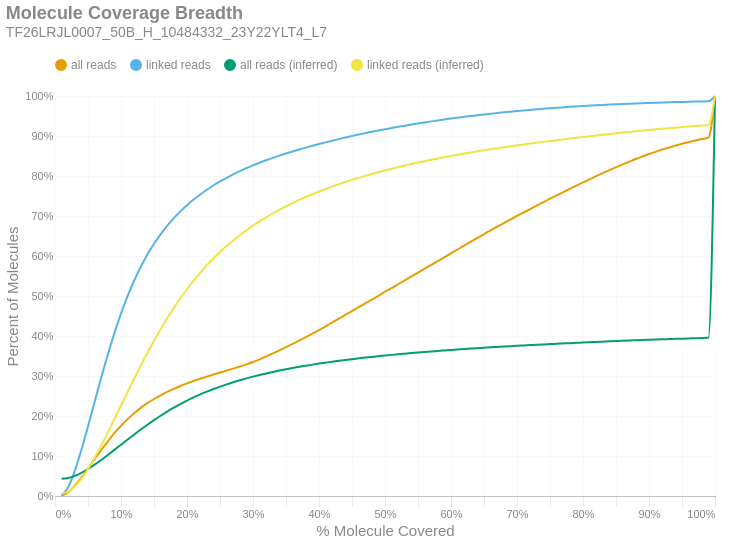

The notebook cell this image was saved under:
### Markdown cell above
### Molecule Read Coverage
This chart shows molecule coverage breadth as computed by the number of bases aligned to that molecule. In other words, "*how much of each unique long molecule is actually sequenced/aligned?*" Keep in mind there is a distinction between sequences and alignments, since some sequences belonging to a particular molecule may not align well and wouldn't appear in the alignment data. This chart also shows molecule coverage breadth as computed by the *inferred fragment* from which the aligned sequences originate. Unlike read coverage, this calculation takes into account the total insert size, including unsequenced gaps between the forward and reverse reads. Like the previous figures, these are cumulative percents.

### Code cell
if SKIPLR:
    print_html(f"Skipped")
else:
    binned_df = consolidated_hist(valids['coverage_bp'], mask, 0.01, True)
    binned_df_inf = consolidated_hist(valids['coverage_inserts'], mask, 0.01, True)
    binned_df = binned_df.with_columns(pl.lit(binned_df_inf['all reads (cumsum)']).alias('all reads (inferred)'))
    binned_df = binned_df.with_columns(pl.lit(binned_df_inf['linked reads (cumsum)']).alias('linked reads (inferred)'))
    binned_df = binned_df.with_columns(
        (pl.col('bin').cast(pl.Float64) + 0.01).alias('right_edge')
    )

    with SafeRender(binned_df):
        (
            density_plot(binned_df, 'Molecule Coverage Breadth', samplename, 'molcov', ['all reads (inferred)','linked reads (inferred)'])
            .encode(
                #x=alt.X('bin:Q', title="% Molecule Covered").axis(format = '%').scale(padding=0),
                x=alt.X('right_edge:Q', title="% Molecule Covered").axis(format='%').scale(padding=0),
                y=alt.Y('value:Q', title='Percent of Molecules')
                    .axis(format='%')
                    .stack(False)
                    .scale(domainMin=0, padding=0),
                color=alt.Color("key:N").scale(domain = ["all reads", "linked reads", "all reads (inferred)", "linked reads (inferred)"]),
                tooltip = [
                    alt.Tooltip("key:N", title = "Data Type"),
                    alt.Tooltip("range_label:N", title="% Molecule Covered"),
                    alt.Tooltip("value:Q", format = ".2%", title="% Molecules")
                ]
            )
        ).display()

### Figure 1 — Vega-Lite specification as saved in the notebook (floating-point values rounded to 4 significant figures)
{"width": "container", "height": 400, "config": {"title": {"anchor": "start", "dy": -15, "fontSize": 18, "color": "#888888", "subtitleColor": "#888888", "subtitleFontSize": 14}, "arc": {"fill": "#0072B2"}, "axis": {"domainColor": "#888888", "domainWidth": 0.5, "gridWidth": 0.2, "grid": false, "titleFontWeight": 400, "titleFontSize": 15, "labelFontSize": 11, "labelColor": "#888888", "tickColor": "#888888", "tickWidth": 0.2, "titleColor": "#888888"}, "axisBand": {"grid": false}, "axisX": {"grid": true, "tickSize": 10, "domainCap": "round"}, "axisY": {"domain": false, "grid": true, "tickSize": 0, "domainCap": "round"}, "background": "transparent", "header": {"labelFontSize": 15, "labelColor": "#888888", "titleFontSize": 15, "titleFontWeight": 600, "titleColor": "#888888"}, "legend": {"labelFont": "sans-serif", "labelFontSize": 12, "labelColor": "#888888", "symbolSize": 100, "symbolType": "circle", "titleFontSize": 12, "titlePadding": 10, "titleColor": "#888888", "title": null, "orient": "top"}, "range": {"category": ["#E69F00", "#56B4E9", "#009E73", "#F0E442", "#0072B2", "#D55E00", "#CC79A7", "#000000"], "diverging": ["#cfe8f3", "#a2d4ec", "#73bfe2", "#46abdb", "#1696d2", "#12719e"]}, "area": {"fill": "#0072B2", "fillOpacity": 0.7, "line": true, "strokeOpacity": 0.7}, "line": {"color": "#0072B2", "stroke": "#0072B2", "strokeWidth": 2}, "trail": {"color": "#0072B2", "stroke": "#0072B2", "strokeWidth": 0, "size": 1}, "point": {"filled": true, "fillOpacity": 1.0, "size": 95}, "text": {"color": "#888888", "fontSize": 11, "align": "right", "fontWeight": 400, "size": 11}, "bar": {"fill": "#0072B2", "stroke": null}, "view": {"stroke": null, "continuousWidth": 660, "continuousHeight": 400}}, "data": {"name": "data-8f637fcf31e15fb6742ceb578bc5b1f3"}, "mark": {"type": "line", "interpolate": "monotone", "point": {"opacity": 0, "size": 275}}, "encoding": {"color": {"field": "key", "scale": {"domain": ["all reads", "linked reads", "all reads (inferred)", "linked reads (inferred)"]}, "type": "nominal"}, "tooltip": [{"field": "key", "title": "Data Type", "type": "nominal"}, {"field": "range_label", "title": "% Molecule Covered", "type": "nominal"}, {"field": "value", "format": ".2%", "title": "% Molecules", "type": "quantitative"}], "x": {"axis": {"format": "%"}, "field": "right_edge", "scale": {"padding": 0}, "title": "% Molecule Covered", "type": "quantitative"}, "y": {"axis": {"format": "%"}, "field": "value", "scale": {"domainMin": 0, "padding": 0}, "stack": false, "title": "Percent of Molecules", "type": "quantitative"}}, "params": [{"name": "param_c36ac31b6afebe62", "select": {"type": "point", "fields": ["key"]}, "bind": "legend"}], "title": {"text": "Molecule Coverage Breadth", "subtitle": "TF26LRJL0007_50B_H_10484332_23Y22YLT4_L7"}, "transform": [{"fold": ["all reads (cumsum)", "linked reads (cumsum)", "all reads (inferred)", "linked reads (inferred)"]}, {"calculate": "replace(datum.key, ' (cumsum)', '')", "as": "key"}, {"filter": {"param": "param_c36ac31b6afebe62"}}], "usermeta": {"embedOptions": {"downloadFileName": "TF26LRJL0007_50B_H_10484332_23Y22YLT4_L7.molcov"}}, "$schema": "https://vega.github.io/schema/vega-lite/v6.4.1.json", "datasets": {"data-8f637fcf31e15fb6742ceb578bc5b1f3": [{"bin": "0.0", "interval": "0.0-0.01", "all reads": 0.0008611, "linked reads": 0.001402, "all reads (cumsum)": 0.0008611, "linked reads (cumsum)": 0.001402, "range_label": "0.0-0.01", "all reads (inferred)": 0.04283, "linked reads (inferred)": 0.006578, "right_edge": 0.01}, {"bin": "0.01", "interval": "0.01-0.02", "all reads": 0.008777, "linked reads": 0.02056, "all reads (cumsum)": 0.009638, "linked reads (cumsum)": 0.02196, "range_label": "0.01-0.02", "all reads (inferred)": 0.04511, "linked reads (inferred)": 0.01121, "right_edge": 0.02}, {"bin": "0.02", "interval": "0.02-0.03", "all reads": 0.01623, "linked reads": 0.04072, "all reads (cumsum)": 0.02586, "linked reads (cumsum)": 0.06268, "range_label": "0.02-0.03", "all reads (inferred)": 0.05031, "linked reads (inferred)": 0.02371, "right_edge": 0.03}, {"bin": "0.03", "interval": "0.03-0.04", "all reads": 0.02038, "linked reads": 0.05278, "all reads (cumsum)": 0.04624, "linked reads (cumsum)": 0.1155, "range_label": "0.03-0.04", "all reads (inferred)": 0.05798, "linked reads (inferred)": 0.04298, "right_edge": 0.04}, {"bin": "0.04", "interval": "0.04-0.05", "all reads": 0.02242, "linked reads": 0.0586, "all reads (cumsum)": 0.06866, "linked reads (cumsum)": 0.1741, "range_label": "0.04-0.05", "all reads (inferred)": 0.06755, "linked reads (inferred)": 0.06736, "right_edge": 0.05}, {"bin": "0.05", "interval": "0.05-0.06", "all reads": 0.02324, "linked reads": 0.06107, "all reads (cumsum)": 0.0919, "linked reads (cumsum)": 0.2351, "range_label": "0.05-0.06", "all reads (inferred)": 0.07834, "linked reads (inferred)": 0.09526, "right_edge": 0.06}, {"bin": "0.06", "interval": "0.06-0.07", "all reads": 0.02294, "linked reads": 0.06043, "all reads (cumsum)": 0.1148, "linked reads (cumsum)": 0.2956, "range_label": "0.06-0.07", "all reads (inferred)": 0.09013, "linked reads (inferred)": 0.126, "right_edge": 0.07}, {"bin": "0.07", "interval": "0.07-0.08", "all reads": 0.02195, "linked reads": 0.05793, "all reads (cumsum)": 0.1368, "linked reads (cumsum)": 0.3535, "range_label": "0.07-0.08", "all reads (inferred)": 0.1026, "linked reads (inferred)": 0.1586, "right_edge": 0.08}, {"bin": "0.08", "interval": "0.08-0.09", "all reads": 0.02033, "linked reads": 0.05364, "all reads (cumsum)": 0.1571, "linked reads (cumsum)": 0.4071, "range_label": "0.08-0.09", "all reads (inferred)": 0.1153, "linked reads (inferred)": 0.1921, "right_edge": 0.09}, {"bin": "0.09", "interval": "0.09-0.1", "all reads": 0.01847, "linked reads": 0.04867, "all reads (cumsum)": 0.1756, "linked reads (cumsum)": 0.4558, "range_label": "0.09-0.1", "all reads (inferred)": 0.1283, "linked reads (inferred)": 0.2262, "right_edge": 0.1}, {"bin": "0.1", "interval": "0.1-0.11", "all reads": 0.01665, "linked reads": 0.04384, "all reads (cumsum)": 0.1922, "linked reads (cumsum)": 0.4997, "range_label": "0.1-0.11", "all reads (inferred)": 0.1411, "linked reads (inferred)": 0.26, "right_edge": 0.11}, {"bin": "0.11", "interval": "0.11-0.12", "all reads": 0.01486, "linked reads": 0.03901, "all reads (cumsum)": 0.2071, "linked reads (cumsum)": 0.5387, "range_label": "0.11-0.12", "all reads (inferred)": 0.1539, "linked reads (inferred)": 0.2936, "right_edge": 0.12}, {"bin": "0.12", "interval": "0.12-0.13", "all reads": 0.01319, "linked reads": 0.03443, "all reads (cumsum)": 0.2203, "linked reads (cumsum)": 0.5731, "range_label": "0.12-0.13", "all reads (inferred)": 0.1662, "linked reads (inferred)": 0.3262, "right_edge": 0.13}, {"bin": "0.13", "interval": "0.13-0.14", "all reads": 0.01175, "linked reads": 0.03046, "all reads (cumsum)": 0.232, "linked reads (cumsum)": 0.6036, "range_label": "0.13-0.14", "all reads (inferred)": 0.1782, "linked reads (inferred)": 0.3579, "right_edge": 0.14}, {"bin": "0.14", "interval": "0.14-0.15", "all reads": 0.01046, "linked reads": 0.02692, "all reads (cumsum)": 0.2425, "linked reads (cumsum)": 0.6305, "range_label": "0.14-0.15", "all reads (inferred)": 0.1896, "linked reads (inferred)": 0.3881, "right_edge": 0.15}, {"bin": "0.15", "interval": "0.15-0.16", "all reads": 0.009355, "linked reads": 0.0238, "all reads (cumsum)": 0.2519, "linked reads (cumsum)": 0.6543, "range_label": "0.15-0.16", "all reads (inferred)": 0.2006, "linked reads (inferred)": 0.417, "right_edge": 0.16}, {"bin": "0.16", "interval": "0.16-0.17", "all reads": 0.00843, "linked reads": 0.02121, "all reads (cumsum)": 0.2603, "linked reads (cumsum)": 0.6755, "range_label": "0.16-0.17", "all reads (inferred)": 0.2109, "linked reads (inferred)": 0.4443, "right_edge": 0.17}, {"bin": "0.17", "interval": "0.17-0.18", "all reads": 0.007686, "linked reads": 0.01907, "all reads (cumsum)": 0.268, "linked reads (cumsum)": 0.6946, "range_label": "0.17-0.18", "all reads (inferred)": 0.2207, "linked reads (inferred)": 0.4702, "right_edge": 0.18}, {"bin": "0.18", "interval": "0.18-0.19", "all reads": 0.007039, "linked reads": 0.01709, "all reads (cumsum)": 0.275, "linked reads (cumsum)": 0.7117, "range_label": "0.18-0.19", "all reads (inferred)": 0.2298, "linked reads (inferred)": 0.4943, "right_edge": 0.19}, {"bin": "0.19", "interval": "0.19-0.2", "all reads": 0.006474, "linked reads": 0.01547, "all reads (cumsum)": 0.2815, "linked reads (cumsum)": 0.7271, "range_label": "0.19-0.2", "all reads (inferred)": 0.2383, "linked reads (inferred)": 0.5169, "right_edge": 0.2}, {"bin": "0.2", "interval": "0.2-0.21", "all reads": 0.005967, "linked reads": 0.01397, "all reads (cumsum)": 0.2874, "linked reads (cumsum)": 0.7411, "range_label": "0.2-0.21", "all reads (inferred)": 0.2464, "linked reads (inferred)": 0.5382, "right_edge": 0.21}, {"bin": "0.21", "interval": "0.21-0.22", "all reads": 0.005641, "linked reads": 0.01277, "all reads (cumsum)": 0.2931, "linked reads (cumsum)": 0.7539, "range_label": "0.21-0.22", "all reads (inferred)": 0.2539, "linked reads (inferred)": 0.5579, "right_edge": 0.22}, {"bin": "0.22", "interval": "0.22-0.23", "all reads": 0.005372, "linked reads": 0.01173, "all reads (cumsum)": 0.2985, "linked reads (cumsum)": 0.7656, "range_label": "0.22-0.23", "all reads (inferred)": 0.2609, "linked reads (inferred)": 0.5765, "right_edge": 0.23}, {"bin": "0.23", "interval": "0.23-0.24", "all reads": 0.00516, "linked reads": 0.01071, "all reads (cumsum)": 0.3036, "linked reads (cumsum)": 0.7763, "range_label": "0.23-0.24", "all reads (inferred)": 0.2674, "linked reads (inferred)": 0.5936, "right_edge": 0.24}, {"bin": "0.24", "interval": "0.24-0.25", "all reads": 0.005025, "linked reads": 0.01003, "all reads (cumsum)": 0.3086, "linked reads (cumsum)": 0.7863, "range_label": "0.24-0.25", "all reads (inferred)": 0.2735, "linked reads (inferred)": 0.6097, "right_edge": 0.25}, {"bin": "0.25", "interval": "0.25-0.26", "all reads": 0.004798, "linked reads": 0.009102, "all reads (cumsum)": 0.3134, "linked reads (cumsum)": 0.7954, "range_label": "0.25-0.26", "all reads (inferred)": 0.2791, "linked reads (inferred)": 0.6247, "right_edge": 0.26}, {"bin": "0.26", "interval": "0.26-0.27", "all reads": 0.004914, "linked reads": 0.00859, "all reads (cumsum)": 0.3184, "linked reads (cumsum)": 0.804, "range_label": "0.26-0.27", "all reads (inferred)": 0.2844, "linked reads (inferred)": 0.6386, "right_edge": 0.27}, {"bin": "0.27", "interval": "0.27-0.28", "all reads": 0.005204, "linked reads": 0.008036, "all reads (cumsum)": 0.3236, "linked reads (cumsum)": 0.8121, "range_label": "0.27-0.28", "all reads (inferred)": 0.2894, "linked reads (inferred)": 0.6517, "right_edge": 0.28}, {"bin": "0.28", "interval": "0.28-0.29", "all reads": 0.00553, "linked reads": 0.007438, "all reads (cumsum)": 0.3291, "linked reads (cumsum)": 0.8195, "range_label": "0.28-0.29", "all reads (inferred)": 0.2941, "linked reads (inferred)": 0.6641, "right_edge": 0.29}, {"bin": "0.29", "interval": "0.29-0.3", "all reads": 0.005983, "linked reads": 0.006971, "all reads (cumsum)": 0.3351, "linked reads (cumsum)": 0.8265, "range_label": "0.29-0.3", "all reads (inferred)": 0.2984, "linked reads (inferred)": 0.6756, "right_edge": 0.3}, {"bin": "0.3", "interval": "0.3-0.31", "all reads": 0.006611, "linked reads": 0.006556, "all reads (cumsum)": 0.3417, "linked reads (cumsum)": 0.833, "range_label": "0.3-0.31", "all reads (inferred)": 0.3026, "linked reads (inferred)": 0.6865, "right_edge": 0.31}, {"bin": "0.31", "interval": "0.31-0.32", "all reads": 0.007183, "linked reads": 0.006309, "all reads (cumsum)": 0.3489, "linked reads (cumsum)": 0.8393, "range_label": "0.31-0.32", "all reads (inferred)": 0.3064, "linked reads (inferred)": 0.6966, "right_edge": 0.32}, {"bin": "0.32", "interval": "0.32-0.33", "all reads": 0.007585, "linked reads": 0.005919, "all reads (cumsum)": 0.3565, "linked reads (cumsum)": 0.8453, "range_label": "0.32-0.33", "all reads (inferred)": 0.3101, "linked reads (inferred)": 0.7063, "right_edge": 0.33}, {"bin": "0.33", "interval": "0.33-0.34", "all reads": 0.007677, "linked reads": 0.005595, "all reads (cumsum)": 0.3641, "linked reads (cumsum)": 0.8509, "range_label": "0.33-0.34", "all reads (inferred)": 0.3136, "linked reads (inferred)": 0.7154, "right_edge": 0.34}, {"bin": "0.34", "interval": "0.34-0.35", "all reads": 0.007906, "linked reads": 0.005362, "all reads (cumsum)": 0.372, "linked reads (cumsum)": 0.8562, "range_label": "0.34-0.35", "all reads (inferred)": 0.3169, "linked reads (inferred)": 0.7241, "right_edge": 0.35}, {"bin": "0.35", "interval": "0.35-0.36", "all reads": 0.00818, "linked reads": 0.005149, "all reads (cumsum)": 0.3802, "linked reads (cumsum)": 0.8614, "range_label": "0.35-0.36", "all reads (inferred)": 0.32, "linked reads (inferred)": 0.7322, "right_edge": 0.36}, {"bin": "0.36", "interval": "0.36-0.37", "all reads": 0.008376, "linked reads": 0.004903, "all reads (cumsum)": 0.3886, "linked reads (cumsum)": 0.8663, "range_label": "0.36-0.37", "all reads (inferred)": 0.323, "linked reads (inferred)": 0.7401, "right_edge": 0.37}, {"bin": "0.37", "interval": "0.37-0.38", "all reads": 0.008511, "linked reads": 0.004705, "all reads (cumsum)": 0.3971, "linked reads (cumsum)": 0.871, "range_label": "0.37-0.38", "all reads (inferred)": 0.3258, "linked reads (inferred)": 0.7474, "right_edge": 0.38}, {"bin": "0.38", "interval": "0.38-0.39", "all reads": 0.008738, "linked reads": 0.004546, "all reads (cumsum)": 0.4058, "linked reads (cumsum)": 0.8755, "range_label": "0.38-0.39", "all reads (inferred)": 0.3284, "linked reads (inferred)": 0.7544, "right_edge": 0.39}, {"bin": "0.39", "interval": "0.39-0.4", "all reads": 0.009066, "linked reads": 0.004446, "all reads (cumsum)": 0.4149, "linked reads (cumsum)": 0.88, "range_label": "0.39-0.4", "all reads (inferred)": 0.331, "linked reads (inferred)": 0.7612, "right_edge": 0.4}, {"bin": "0.4", "interval": "0.4-0.41", "all reads": 0.00925, "linked reads": 0.004135, "all reads (cumsum)": 0.4242, "linked reads (cumsum)": 0.8841, "range_label": "0.4-0.41", "all reads (inferred)": 0.3334, "linked reads (inferred)": 0.7675, "right_edge": 0.41}, {"bin": "0.41", "interval": "0.41-0.42", "all reads": 0.009589, "linked reads": 0.004086, "all reads (cumsum)": 0.4337, "linked reads (cumsum)": 0.8882, "range_label": "0.41-0.42", "all reads (inferred)": 0.3357, "linked reads (inferred)": 0.7736, "right_edge": 0.42}, {"bin": "0.42", "interval": "0.42-0.43", "all reads": 0.009596, "linked reads": 0.004007, "all reads (cumsum)": 0.4433, "linked reads (cumsum)": 0.8922, "range_label": "0.42-0.43", "all reads (inferred)": 0.338, "linked reads (inferred)": 0.7794, "right_edge": 0.43}, {"bin": "0.43", "interval": "0.43-0.44", "all reads": 0.009514, "linked reads": 0.003881, "all reads (cumsum)": 0.4529, "linked reads (cumsum)": 0.8961, "range_label": "0.43-0.44", "all reads (inferred)": 0.3401, "linked reads (inferred)": 0.7849, "right_edge": 0.44}, {"bin": "0.44", "interval": "0.44-0.45", "all reads": 0.009608, "linked reads": 0.003767, "all reads (cumsum)": 0.4625, "linked reads (cumsum)": 0.8998, "range_label": "0.44-0.45", "all reads (inferred)": 0.3422, "linked reads (inferred)": 0.7904, "right_edge": 0.45}, {"bin": "0.45", "interval": "0.45-0.46", "all reads": 0.009529, "linked reads": 0.00366, "all reads (cumsum)": 0.472, "linked reads (cumsum)": 0.9035, "range_label": "0.45-0.46", "all reads (inferred)": 0.3441, "linked reads (inferred)": 0.7954, "right_edge": 0.46}, {"bin": "0.46", "interval": "0.46-0.47", "all reads": 0.009424, "linked reads": 0.00348, "all reads (cumsum)": 0.4814, "linked reads (cumsum)": 0.907, "range_label": "0.46-0.47", "all reads (inferred)": 0.346, "linked reads (inferred)": 0.8003, "right_edge": 0.47}, {"bin": "0.47", "interval": "0.47-0.48", "all reads": 0.009627, "linked reads": 0.003408, "all reads (cumsum)": 0.491, "linked reads (cumsum)": 0.9104, "range_label": "0.47-0.48", "all reads (inferred)": 0.3478, "linked reads (inferred)": 0.805, "right_edge": 0.48}, {"bin": "0.48", "interval": "0.48-0.49", "all reads": 0.009299, "linked reads": 0.003239, "all reads (cumsum)": 0.5003, "linked reads (cumsum)": 0.9136, "range_label": "0.48-0.49", "all reads (inferred)": 0.3495, "linked reads (inferred)": 0.8095, "right_edge": 0.49}, {"bin": "0.49", "interval": "0.49-0.5", "all reads": 0.01035, "linked reads": 0.003302, "all reads (cumsum)": 0.5107, "linked reads (cumsum)": 0.9169, "range_label": "0.49-0.5", "all reads (inferred)": 0.3512, "linked reads (inferred)": 0.814, "right_edge": 0.5}, {"bin": "0.5", "interval": "0.5-0.51", "all reads": 0.008909, "linked reads": 0.003001, "all reads (cumsum)": 0.5196, "linked reads (cumsum)": 0.9199, "range_label": "0.5-0.51", "all reads (inferred)": 0.3528, "linked reads (inferred)": 0.8182, "right_edge": 0.51}, {"bin": "0.51", "interval": "0.51-0.52", "all reads": 0.009952, "linked reads": 0.003024, "all reads (cumsum)": 0.5296, "linked reads (cumsum)": 0.923, "range_label": "0.51-0.52", "all reads (inferred)": 0.3544, "linked reads (inferred)": 0.8222, "right_edge": 0.52}, {"bin": "0.52", "interval": "0.52-0.53", "all reads": 0.009609, "linked reads": 0.002888, "all reads (cumsum)": 0.5392, "linked reads (cumsum)": 0.9259, "range_label": "0.52-0.53", "all reads (inferred)": 0.3558, "linked reads (inferred)": 0.826, "right_edge": 0.53}, {"bin": "0.53", "interval": "0.53-0.54", "all reads": 0.009719, "linked reads": 0.002799, "all reads (cumsum)": 0.5489, "linked reads (cumsum)": 0.9287, "range_label": "0.53-0.54", "all reads (inferred)": 0.3573, "linked reads (inferred)": 0.8298, "right_edge": 0.54}, {"bin": "0.54", "interval": "0.54-0.55", "all reads": 0.009521, "linked reads": 0.002713, "all reads (cumsum)": 0.5584, "linked reads (cumsum)": 0.9314, "range_label": "0.54-0.55", "all reads (inferred)": 0.3587, "linked reads (inferred)": 0.8335, "right_edge": 0.55}, {"bin": "0.55", "interval": "0.55-0.56", "all reads": 0.009766, "linked reads": 0.002662, "all reads (cumsum)": 0.5682, "linked reads (cumsum)": 0.934, "range_label": "0.55-0.56", "all reads (inferred)": 0.3601, "linked reads (inferred)": 0.8371, "right_edge": 0.56}, {"bin": "0.56", "interval": "0.56-0.57", "all reads": 0.0096, "linked reads": 0.002519, "all reads (cumsum)": 0.5778, "linked reads (cumsum)": 0.9365, "range_label": "0.56-0.57", "all reads (inferred)": 0.3614, "linked reads (inferred)": 0.8405, "right_edge": 0.57}, {"bin": "0.57", "interval": "0.57-0.58", "all reads": 0.009427, "linked reads": 0.002426, "all reads (cumsum)": 0.5872, "linked reads (cumsum)": 0.939, "range_label": "0.57-0.58", "all reads (inferred)": 0.3627, "linked reads (inferred)": 0.8438, "right_edge": 0.58}, {"bin": "0.58", "interval": "0.58-0.59", "all reads": 0.009633, "linked reads": 0.002374, "all reads (cumsum)": 0.5968, "linked reads (cumsum)": 0.9413, "range_label": "0.58-0.59", "all reads (inferred)": 0.3639, "linked reads (inferred)": 0.847, "right_edge": 0.59}, {"bin": "0.59", "interval": "0.59-0.6", "all reads": 0.009893, "linked reads": 0.002324, "all reads (cumsum)": 0.6067, "linked reads (cumsum)": 0.9437, "range_label": "0.59-0.6", "all reads (inferred)": 0.3651, "linked reads (inferred)": 0.8501, "right_edge": 0.6}, {"bin": "0.6", "interval": "0.6-0.61", "all reads": 0.009535, "linked reads": 0.002183, "all reads (cumsum)": 0.6163, "linked reads (cumsum)": 0.9459, "range_label": "0.6-0.61", "all reads (inferred)": 0.3663, "linked reads (inferred)": 0.8531, "right_edge": 0.61}, {"bin": "0.61", "interval": "0.61-0.62", "all reads": 0.009949, "linked reads": 0.002126, "all reads (cumsum)": 0.6262, "linked reads (cumsum)": 0.948, "range_label": "0.61-0.62", "all reads (inferred)": 0.3674, "linked reads (inferred)": 0.856, "right_edge": 0.62}, {"bin": "0.62", "interval": "0.62-0.63", "all reads": 0.009556, "linked reads": 0.002018, "all reads (cumsum)": 0.6358, "linked reads (cumsum)": 0.95, "range_label": "0.62-0.63", "all reads (inferred)": 0.3685, "linked reads (inferred)": 0.8589, "right_edge": 0.63}, {"bin": "0.63", "interval": "0.63-0.64", "all reads": 0.009532, "linked reads": 0.001973, "all reads (cumsum)": 0.6453, "linked reads (cumsum)": 0.952, "range_label": "0.63-0.64", "all reads (inferred)": 0.3696, "linked reads (inferred)": 0.8617, "right_edge": 0.64}, {"bin": "0.64", "interval": "0.64-0.65", "all reads": 0.009295, "linked reads": 0.001911, "all reads (cumsum)": 0.6546, "linked reads (cumsum)": 0.9539, "range_label": "0.64-0.65", "all reads (inferred)": 0.3706, "linked reads (inferred)": 0.8643, "right_edge": 0.65}, {"bin": "0.65", "interval": "0.65-0.66", "all reads": 0.009554, "linked reads": 0.001916, "all reads (cumsum)": 0.6642, "linked reads (cumsum)": 0.9558, "range_label": "0.65-0.66", "all reads (inferred)": 0.3716, "linked reads (inferred)": 0.8668, "right_edge": 0.66}, {"bin": "0.66", "interval": "0.66-0.67", "all reads": 0.009011, "linked reads": 0.001753, "all reads (cumsum)": 0.6732, "linked reads (cumsum)": 0.9575, "range_label": "0.66-0.67", "all reads (inferred)": 0.3726, "linked reads (inferred)": 0.8693, "right_edge": 0.67}, {"bin": "0.67", "interval": "0.67-0.68", "all reads": 0.009187, "linked reads": 0.001706, "all reads (cumsum)": 0.6823, "linked reads (cumsum)": 0.9593, "range_label": "0.67-0.68", "all reads (inferred)": 0.3736, "linked reads (inferred)": 0.8718, "right_edge": 0.68}, {"bin": "0.68", "interval": "0.68-0.69", "all reads": 0.008835, "linked reads": 0.001633, "all reads (cumsum)": 0.6912, "linked reads (cumsum)": 0.9609, "range_label": "0.68-0.69", "all reads (inferred)": 0.3745, "linked reads (inferred)": 0.8742, "right_edge": 0.69}, {"bin": "0.69", "interval": "0.69-0.7", "all reads": 0.008963, "linked reads": 0.001561, "all reads (cumsum)": 0.7001, "linked reads (cumsum)": 0.9624, "range_label": "0.69-0.7", "all reads (inferred)": 0.3755, "linked reads (inferred)": 0.8766, "right_edge": 0.7}, {"bin": "0.7", "interval": "0.7-0.71", "all reads": 0.008629, "linked reads": 0.001497, "all reads (cumsum)": 0.7088, "linked reads (cumsum)": 0.9639, "range_label": "0.7-0.71", "all reads (inferred)": 0.3764, "linked reads (inferred)": 0.8789, "right_edge": 0.71}, {"bin": "0.71", "interval": "0.71-0.72", "all reads": 0.008533, "linked reads": 0.001459, "all reads (cumsum)": 0.7173, "linked reads (cumsum)": 0.9654, "range_label": "0.71-0.72", "all reads (inferred)": 0.3772, "linked reads (inferred)": 0.8811, "right_edge": 0.72}, {"bin": "0.72", "interval": "0.72-0.73", "all reads": 0.008749, "linked reads": 0.001446, "all reads (cumsum)": 0.7261, "linked reads (cumsum)": 0.9668, "range_label": "0.72-0.73", "all reads (inferred)": 0.3781, "linked reads (inferred)": 0.8833, "right_edge": 0.73}, {"bin": "0.73", "interval": "0.73-0.74", "all reads": 0.008383, "linked reads": 0.001309, "all reads (cumsum)": 0.7344, "linked reads (cumsum)": 0.9682, "range_label": "0.73-0.74", "all reads (inferred)": 0.3789, "linked reads (inferred)": 0.8854, "right_edge": 0.74}, {"bin": "0.74", "interval": "0.74-0.75", "all reads": 0.008776, "linked reads": 0.001303, "all reads (cumsum)": 0.7432, "linked reads (cumsum)": 0.9695, "range_label": "0.74-0.75", "all reads (inferred)": 0.3797, "linked reads (inferred)": 0.8874, "right_edge": 0.75}, {"bin": "0.75", "interval": "0.75-0.76", "all reads": 0.008184, "linked reads": 0.001195, "all reads (cumsum)": 0.7514, "linked reads (cumsum)": 0.9707, "range_label": "0.75-0.76", "all reads (inferred)": 0.3806, "linked reads (inferred)": 0.8895, "right_edge": 0.76}, {"bin": "0.76", "interval": "0.76-0.77", "all reads": 0.008248, "linked reads": 0.001145, "all reads (cumsum)": 0.7596, "linked reads (cumsum)": 0.9718, "range_label": "0.76-0.77", "all reads (inferred)": 0.3814, "linked reads (inferred)": 0.8915, "right_edge": 0.77}, {"bin": "0.77", "interval": "0.77-0.78", "all reads": 0.00818, "linked reads": 0.001133, "all reads (cumsum)": 0.7678, "linked reads (cumsum)": 0.9729, "range_label": "0.77-0.78", "all reads (inferred)": 0.3822, "linked reads (inferred)": 0.8935, "right_edge": 0.78}, {"bin": "0.78", "interval": "0.78-0.79", "all reads": 0.007979, "linked reads": 0.001043, "all reads (cumsum)": 0.7758, "linked reads (cumsum)": 0.974, "range_label": "0.78-0.79", "all reads (inferred)": 0.3829, "linked reads (inferred)": 0.8955, "right_edge": 0.79}, {"bin": "0.79", "interval": "0.79-0.8", "all reads": 0.008361, "linked reads": 0.001057, "all reads (cumsum)": 0.7842, "linked reads (cumsum)": 0.975, "range_label": "0.79-0.8", "all reads (inferred)": 0.3837, "linked reads (inferred)": 0.8974, "right_edge": 0.8}, {"bin": "0.8", "interval": "0.8-0.81", "all reads": 0.007652, "linked reads": 0.0009533, "all reads (cumsum)": 0.7918, "linked reads (cumsum)": 0.976, "range_label": "0.8-0.81", "all reads (inferred)": 0.3844, "linked reads (inferred)": 0.8993, "right_edge": 0.81}, {"bin": "0.81", "interval": "0.81-0.82", "all reads": 0.007674, "linked reads": 0.0009346, "all reads (cumsum)": 0.7995, "linked reads (cumsum)": 0.9769, "range_label": "0.81-0.82", "all reads (inferred)": 0.3852, "linked reads (inferred)": 0.9012, "right_edge": 0.82}, {"bin": "0.82", "interval": "0.82-0.83", "all reads": 0.007765, "linked reads": 0.0008695, "all reads (cumsum)": 0.8073, "linked reads (cumsum)": 0.9778, "range_label": "0.82-0.83", "all reads (inferred)": 0.3859, "linked reads (inferred)": 0.9031, "right_edge": 0.83}, {"bin": "0.83", "interval": "0.83-0.84", "all reads": 0.007456, "linked reads": 0.0008125, "all reads (cumsum)": 0.8147, "linked reads (cumsum)": 0.9786, "range_label": "0.83-0.84", "all reads (inferred)": 0.3866, "linked reads (inferred)": 0.9049, "right_edge": 0.84}, {"bin": "0.84", "interval": "0.84-0.85", "all reads": 0.007169, "linked reads": 0.00076, "all reads (cumsum)": 0.8219, "linked reads (cumsum)": 0.9794, "range_label": "0.84-0.85", "all reads (inferred)": 0.3873, "linked reads (inferred)": 0.9067, "right_edge": 0.85}, {"bin": "0.85", "interval": "0.85-0.86", "all reads": 0.007041, "linked reads": 0.0007423, "all reads (cumsum)": 0.8289, "linked reads (cumsum)": 0.9801, "range_label": "0.85-0.86", "all reads (inferred)": 0.388, "linked reads (inferred)": 0.9085, "right_edge": 0.86}, {"bin": "0.86", "interval": "0.86-0.87", "all reads": 0.006764, "linked reads": 0.0007174, "all reads (cumsum)": 0.8357, "linked reads (cumsum)": 0.9808, "range_label": "0.86-0.87", "all reads (inferred)": 0.3887, "linked reads (inferred)": 0.9102, "right_edge": 0.87}, {"bin": "0.87", "interval": "0.87-0.88", "all reads": 0.006677, "linked reads": 0.0006638, "all reads (cumsum)": 0.8424, "linked reads (cumsum)": 0.9815, "range_label": "0.87-0.88", "all reads (inferred)": 0.3893, "linked reads (inferred)": 0.9119, "right_edge": 0.88}, {"bin": "0.88", "interval": "0.88-0.89", "all reads": 0.006324, "linked reads": 0.0006259, "all reads (cumsum)": 0.8487, "linked reads (cumsum)": 0.9821, "range_label": "0.88-0.89", "all reads (inferred)": 0.39, "linked reads (inferred)": 0.9135, "right_edge": 0.89}, {"bin": "0.89", "interval": "0.89-0.9", "all reads": 0.006151, "linked reads": 0.0006154, "all reads (cumsum)": 0.8548, "linked reads (cumsum)": 0.9827, "range_label": "0.89-0.9", "all reads (inferred)": 0.3906, "linked reads (inferred)": 0.9151, "right_edge": 0.9}, {"bin": "0.9", "interval": "0.9-0.91", "all reads": 0.005475, "linked reads": 0.000541, "all reads (cumsum)": 0.8603, "linked reads (cumsum)": 0.9833, "range_label": "0.9-0.91", "all reads (inferred)": 0.3912, "linked reads (inferred)": 0.9166, "right_edge": 0.91}, {"bin": "0.91", "interval": "0.91-0.92", "all reads": 0.005986, "linked reads": 0.0005359, "all reads (cumsum)": 0.8663, "linked reads (cumsum)": 0.9838, "range_label": "0.91-0.92", "all reads (inferred)": 0.3918, "linked reads (inferred)": 0.9181, "right_edge": 0.92}, {"bin": "0.92", "interval": "0.92-0.93", "all reads": 0.004744, "linked reads": 0.0004944, "all reads (cumsum)": 0.871, "linked reads (cumsum)": 0.9843, "range_label": "0.92-0.93", "all reads (inferred)": 0.3923, "linked reads (inferred)": 0.9195, "right_edge": 0.93}, {"bin": "0.93", "interval": "0.93-0.94", "all reads": 0.004842, "linked reads": 0.0004551, "all reads (cumsum)": 0.8759, "linked reads (cumsum)": 0.9848, "range_label": "0.93-0.94", "all reads (inferred)": 0.3929, "linked reads (inferred)": 0.9209, "right_edge": 0.94}, {"bin": "0.94", "interval": "0.94-0.95", "all reads": 0.004802, "linked reads": 0.0004338, "all reads (cumsum)": 0.8807, "linked reads (cumsum)": 0.9852, "range_label": "0.94-0.95", "all reads (inferred)": 0.3934, "linked reads (inferred)": 0.9222, "right_edge": 0.95}, {"bin": "0.95", "interval": "0.95-0.96", "all reads": 0.003803, "linked reads": 0.00043, "all reads (cumsum)": 0.8845, "linked reads (cumsum)": 0.9856, "range_label": "0.95-0.96", "all reads (inferred)": 0.394, "linked reads (inferred)": 0.9235, "right_edge": 0.96}, {"bin": "0.96", "interval": "0.96-0.97", "all reads": 0.004071, "linked reads": 0.0003769, "all reads (cumsum)": 0.8886, "linked reads (cumsum)": 0.986, "range_label": "0.96-0.97", "all reads (inferred)": 0.3945, "linked reads (inferred)": 0.9249, "right_edge": 0.97}, {"bin": "0.97", "interval": "0.97-0.98", "all reads": 0.00386, "linked reads": 0.000359, "all reads (cumsum)": 0.8924, "linked reads (cumsum)": 0.9864, "range_label": "0.97-0.98", "all reads (inferred)": 0.395, "linked reads (inferred)": 0.9262, "right_edge": 0.98}, {"bin": "0.98", "interval": "0.98-0.99", "all reads": 0.003632, "linked reads": 0.0003561, "all reads (cumsum)": 0.8961, "linked reads (cumsum)": 0.9867, "range_label": "0.98-0.99", "all reads (inferred)": 0.3956, "linked reads (inferred)": 0.9276, "right_edge": 0.99}, {"bin": "0.99", "interval": "0.99-1.0", "all reads": 0.1039, "linked reads": 0.01329, "all reads (cumsum)": 1.0, "linked reads (cumsum)": 1.0, "range_label": "0.99-1.0", "all reads (inferred)": 1.0, "linked reads (inferred)": 1.0, "right_edge": 1.0}]}}
